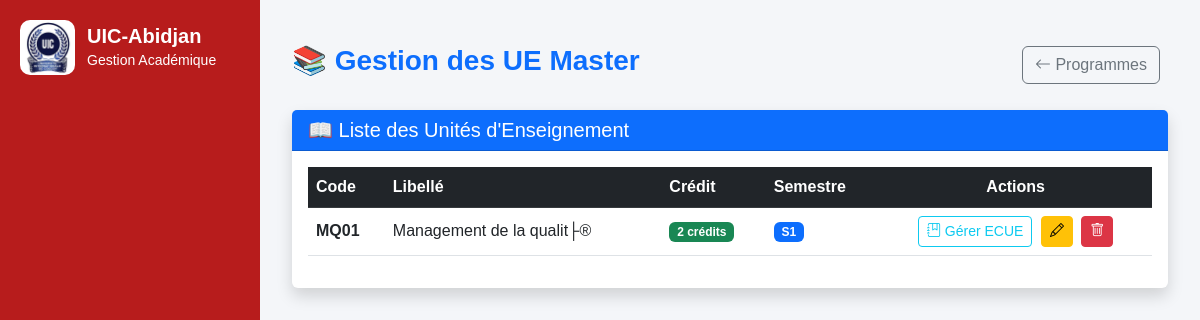
The page /lmd/master/ue/ on the database its author committed.
### lmd/models.py (models this page shows, shortened)
class MasterUE(models.Model):
    programme = models.ForeignKey(
        MasterProgramme,
        on_delete=models.CASCADE,
        related_name="ues"
    )
    code = models.CharField(
        max_length=20
    )
    libelle = models.CharField(
        max_length=200
    )
    credit = models.IntegerField(
        default=0
    )
    semestre = models.CharField(
        max_length=2,
        choices=[
            ("S1","Semestre 1"),
            ("S2","Semestre 2"),
            ("S3","Semestre 3"),
            ("S4","Semestre 4"),
        ]
    )

### lmd/views.py (the view)
# urls.py: path("master/ue/",views.master_ue_list,name="master_ue_list"),
def master_ue_list(request):
    programme_id = request.GET.get("programme")
    programme = None
    if programme_id:
        programme = get_object_or_404(
            MasterProgramme,
            id=programme_id
        )
        ues = MasterUE.objects.filter(
            programme=programme
        )
    else:
        ues = MasterUE.objects.all()
    return render(
        request,
         "lmd/master/ue_list.html",
        {
            "ues":ues,
            "programme":programme
        }
    )

### lmd/templates/lmd/master/ue_list.html (shortened to what this page needs)
{% extends "base.html" %}
{% block content %}
<div class="container-fluid py-4">
    <div class="d-flex justify-content-between align-items-center mb-4">
        <div>
            <h3 class="fw-bold text-primary">
                📚 Gestion des UE Master
            </h3>
        </div>
        <div>
            <a href="{% url 'master_programme_list' %}" class="btn btn-outline-secondary me-2">
                <i class="bi bi-arrow-left"></i>
                Programmes
            </a>
        </div>
    </div>
    <div class="card shadow border-0">
        <div class="card-header bg-primary text-white">
            <h5 class="mb-0">
                📖 Liste des Unités d'Enseignement
            </h5>
        </div>
        <div class="card-body">
            <div class="table-responsive">
                <table class="table table-hover align-middle">
                    <thead class="table-dark">
                        <tr>
                            <th>
                                Code
                            </th>
                            <th>
                                Libellé
                            </th>
                            <th>
                                Crédit
                            </th>
                            <th>
                                Semestre
                            </th>
                            <th class="text-center">
                                Actions
                            </th>
                        </tr>
                    </thead>
                    <tbody>
                        {% for ue in ues %}
                        <tr>
                            <td>
                                <strong>
                                    {{ ue.code }}
                                </strong>
                            </td>
                            <td>
                                {{ ue.libelle }}
                            </td>
                            <td>
                                <span class="badge bg-success">
                                    {{ ue.credit }} crédits
                                </span>
                            </td>
                            <td>
                                <span class="badge bg-primary">
                                    {{ ue.semestre }}
                                </span>
                            </td>
                            <td class="text-center">
                                <a href="{% url 'master_ecue' ue.id %}" class="btn btn-outline-info btn-sm me-1">
                                    <i class="bi bi-journal-bookmark"></i>
                                    Gérer ECUE
                                </a>
                                <a href="{% url 'master_ue_edit' ue.id %}" class="btn btn-warning btn-sm me-1">
                                    <i class="bi bi-pencil"></i>
                                </a>
                                <a href="{% url 'master_ue_delete' ue.id %}" class="btn btn-danger btn-sm"
                                    onclick="return confirm('Voulez-vous supprimer cette UE ?')">
                                    <i class="bi bi-trash"></i>
                                </a>
                            </td>
                        </tr>
                        {% endfor %}
                    </tbody>
                </table>
            </div>
        </div>
    </div>
</div>
{% endblock %}

### core/templates/base.html (style rules this page uses)
body { margin: 0; font-family: Arial, sans-serif; background: #f4f6f9; }

### rows shown on the page
MasterUE: code "MQ01", libelle "Management de la qualit├®", credit "2", semestre "S1"
